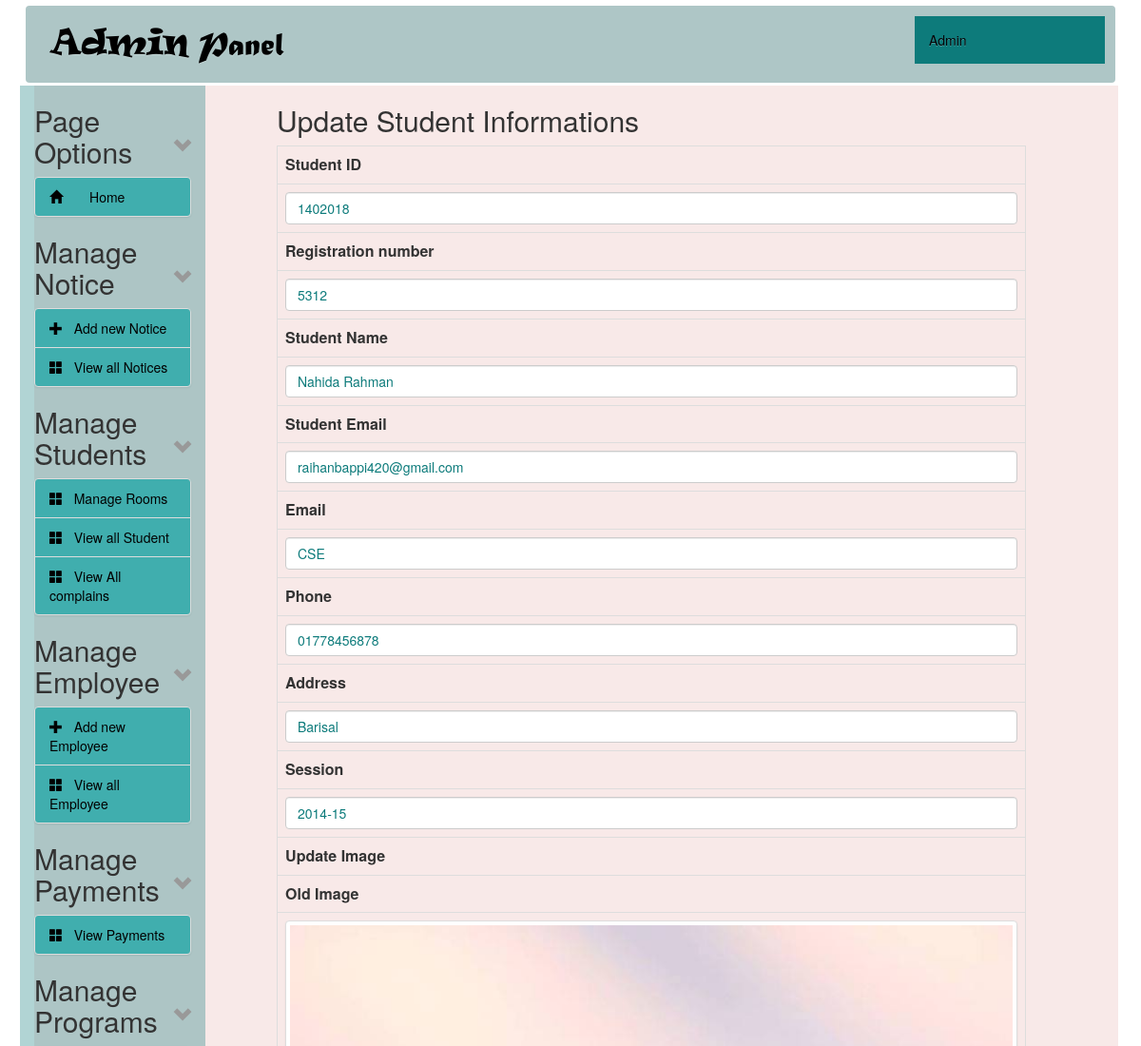
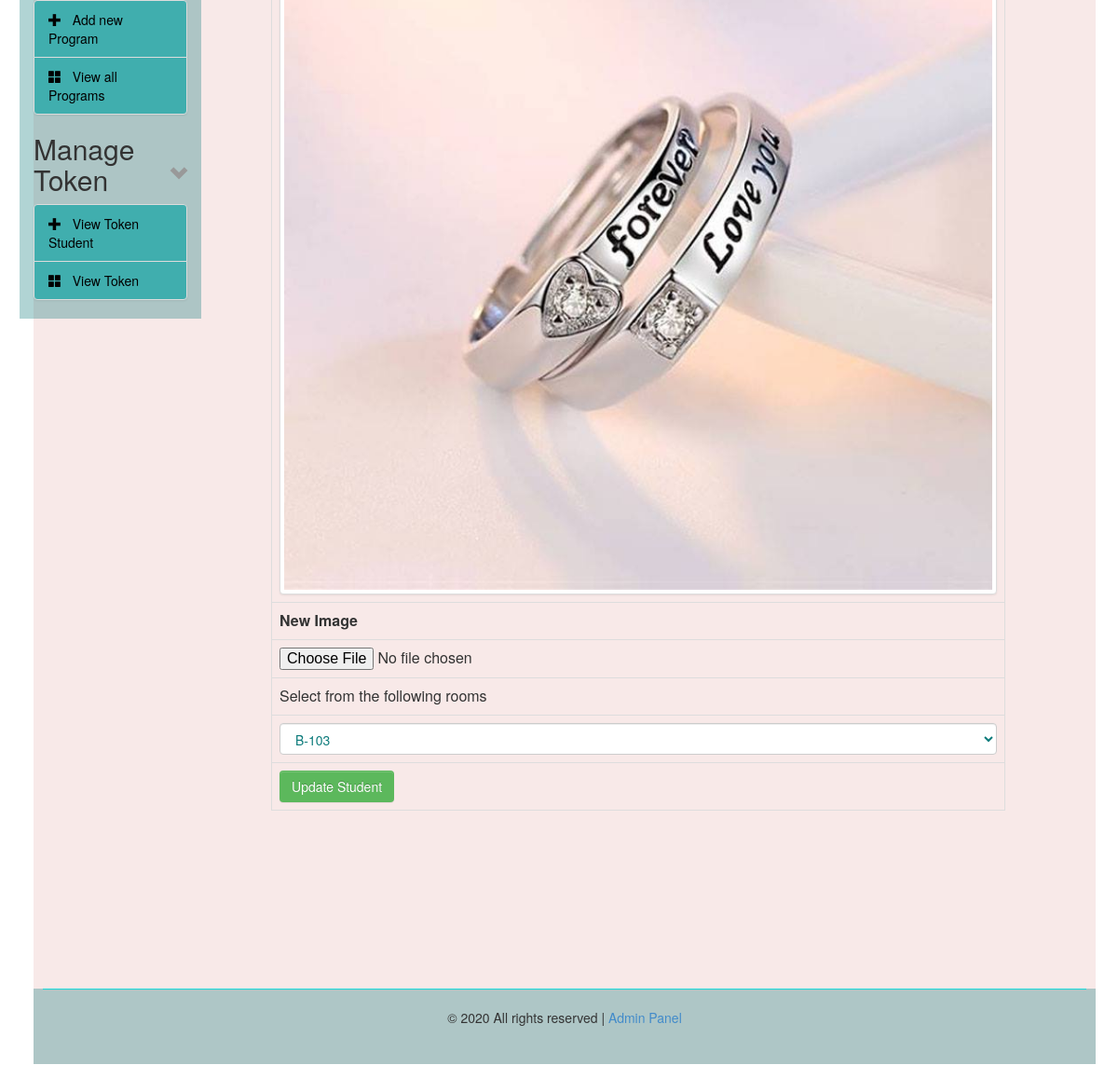
The page /admin/edit_student.php?id=66 (signed in) on the database its author committed (2 pictures, top to bottom).
### tables this page shows
CREATE TABLE `tbl_student` (
  `id` int(11) NOT NULL,
  `university_id` int(11) NOT NULL,
  `registration_no` int(11) NOT NULL,
  `name` varchar(100) NOT NULL,
  `email` varchar(255) NOT NULL,
  `faculty` varchar(100) DEFAULT NULL,
  `phone_no` varchar(15) DEFAULT NULL,
  `address` varchar(100) NOT NULL,
  `room_id` int(11) NOT NULL,
  `session` varchar(100) NOT NULL,
  `image` varchar(100) NOT NULL,
  `is_verified` int(255) NOT NULL
);

CREATE TABLE `tbl_rooms` (
  `id` int(11) NOT NULL,
  `name` varchar(100) NOT NULL,
  `block` varchar(10) NOT NULL
);

### admin/edit_student.php (the view, shortened to what this page needs)
<?php
include("../config.php");
?>
<?php
if (!isset($_REQUEST['id'])) {
    header("location: view-post.php");
} else {
    $id = $_REQUEST['id'];
}
?>
<?php
$statement = $db->prepare("SELECT * FROM tbl_student WHERE id=?");
$statement->execute(array($id));
$result = $statement->fetchAll(PDO::FETCH_ASSOC);
foreach ($result as $row) {
    $name = $row['name'];
    $email = $row['email'];
    $faculty = $row['faculty'];
    $university_id = $row['university_id'];
    $registration_no = $row['registration_no'];
    $session = $row['session'];
    $phone_no = $row['phone_no'];
    $room_id = $row['room_id'];
    $address = $row['address'];
    $image = $row['image'];
}
?>
<?php
include('header.php');
?>
<div class="col-sm-9 col-md-9 col-lg-9">
    <div id="content">
        <div class="wrapper-edit-post">
            <h2>Update Student Informations</h2>
            <form action="edit_student.php?id=<?= $id; ?>" method="post" enctype="multipart/form-data">
                <table class="table table-hover table-bordered">
                    <tr>
                        <th>Student ID</th>
                    </tr>
                    <tr>
                        <td><input type="text" name="university_id" class="form-control" value="<?= $university_id ?>"/>
                        </td>
                    </tr>
                    <tr>
                        <th>Registration number</th>
                    </tr>
                    <tr>
                        <td><input type="text" name="registration_no" class="form-control"
                                   value="<?= $registration_no ?>"/></td>
                    </tr>
                    <tr>
                        <th>Student Name</th>
                    </tr>
                    <tr>
                        <td><input type="text" name="name" class="form-control" value="<?= $name ?>"/></td>
                    </tr>
                    <tr>
                        <th>Student Email</th>
                    </tr>
                    <tr>
                        <td><input type="text" name="email" class="form-control" value="<?= $email ?>"/></td>
                    </tr>
                    <tr>
                        <th>Email</th>
                    </tr>
                    <tr>
                        <td><input type="text" name="faculty" class="form-control" value="<?= $faculty ?>"/></td>
                    </tr>
                    <tr>
                        <th>Phone</th>
                    </tr>
                    <tr>
                        <td><input type="text" name="phone_no" class="form-control" value="<?= $phone_no ?>"/></td>
                    </tr>
                    <tr>
                        <th>Address</th>
                    </tr>
                    <tr>
                        <td><input type="text" name="address" class="form-control" value="<?= $address ?>"/></td>
                    </tr>
                    <tr>
                        <th>Session</th>
                    </tr>
                    <tr>
                        <td><input type="text" name="session" class="form-control" value="<?= $session ?>"/></td>
                    </tr>
                    <tr>
                        <th>Update Image</th>
                    </tr>
                    <tr>
                        <th>Old Image</th>
                    </tr>
                    <tr>
                        <th><img src="../images/students/<?= $image ?>" class="img img-thumbnail img-responsive"></th>
                    </tr>
                    <tr>
                        <th>New Image</th>
                    </tr>
                    <tr>
                        <td><input type="file" name="image"/></td>
                    </tr>
                    <tr>
                        <td>Select from the following rooms</td>
                    </tr>
                    <tr>
                        <td>
                            <select name="room_id" class="form-control">
                                <?php
                                $statement = $db->prepare("SELECT * FROM tbl_rooms ORDER BY name ASC");
                                $statement->execute();
                                $result = $statement->fetchAll(PDO::FETCH_ASSOC);
                                foreach ($result as $row) { ?>
                                    <option value="<?php echo $row['id']; ?>" <?= $room_id == $row['id'] ? 'selected' : '' ?>><?php echo $row['block'] . '-' . $row['name']; ?></option>
                                <?php } ?>
                            </select>
                        </td>
                    </tr>
                    <tr>
                        <td><input type="submit" class="btn btn-success" name="form_update_post"
                                   value="Update Student"/></td>
                    </tr>
                </table>
            </form>
        </div>
    </div>
</div>
<?php
include('footer.php');
?>

### admin/style-admin.css (style rules this page uses)
#content { margin-left:60px; height: auto; }
th { text-align: center; }
td, th { padding: 5px; text-align: left; }
.form-control { display: block; width: 100%; height: 34px; padding: 6px 12px; font-size: 14px; line-height: 1.42857143; color: #0D7B7B; background-color: #fff; background-image: none; border: 1px solid #ccc; border-radius: 4px; -webkit-box-shadow: inset 0 1px 1px rgba(0,0,0,.075); box-shadow: inset 0 1px 1px rgba(0,0,0,.075); -webkit-transition: border-color ease-in-out .15s,-webkit-box-shadow ease-in-out .15s; -o-transition: border-color ease-in-out .15s,box-shadow ease-in-out .15s; transition: border-color ease-in-out .15s,box-shadow ease-in-out .15s; }
.btn { display: inline-block; padding: 6px 12px; margin-bottom: 0; font-size: 14px; font-weight: 400; line-height: 1.42857143; text-align: center; white-space: nowrap; vertical-align: middle; -ms-touch-action: manipulation; touch-action: manipulation; cursor: pointer; -webkit-user-select: none; -moz-user-select: none; -ms-user-select: none; user-select: none; background-image: none; border: 1px solid transparent; border-radius: 4px; }
button, input, select, textarea { font-family: inherit; font-size: inherit; line-height: inherit; }
button, html input[type=button], input[type=reset], input[type=submit] { -webkit-appearance: button; cursor: pointer; }
button, select { text-transform: none; }
button, input, optgroup, select, textarea { margin: 0; font: inherit; color: inherit; }

### rows shown on the page
tbl_student: university_id "1402018", registration_no "5312", name "Nahida Rahman", email "raihanbappi420@gmail.com", faculty "CSE", phone_no "01778456878", address "Barisal", session "2014-15", image (picture), room_id "B-103"
